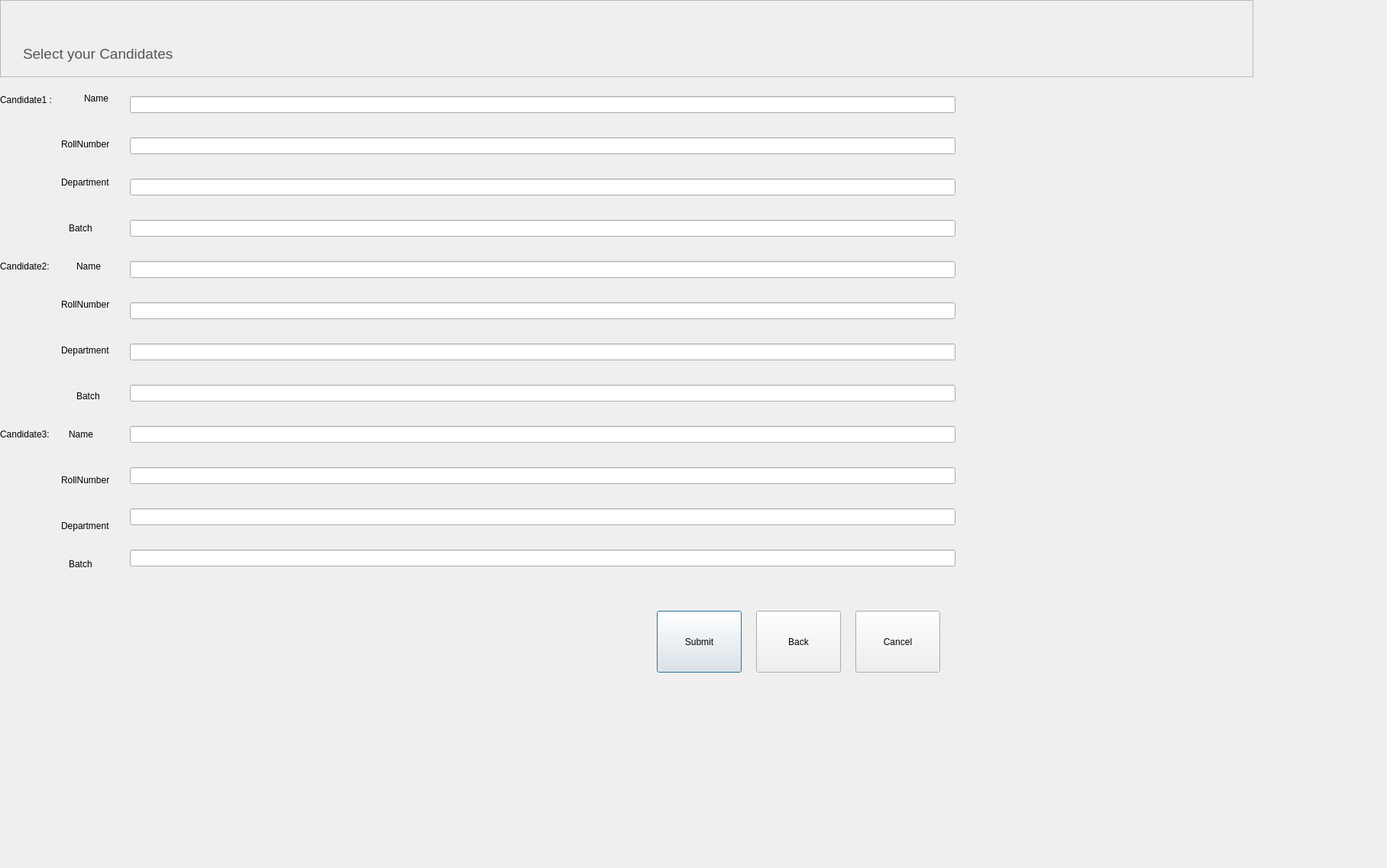
<?xml version="1.0" encoding="UTF-8"?>
<ui version="4.0">
 <class>CandidatesInformationInput</class>
 <widget class="QDialog" name="CandidatesInformationInput">
  <property name="geometry">
   <rect>
    <x>0</x>
    <y>0</y>
    <width>1816</width>
    <height>1137</height>
   </rect>
  </property>
  <property name="windowTitle">
   <string>Dialog</string>
  </property>
  <widget class="QLabel" name="label">
   <property name="geometry">
    <rect>
     <x>0</x>
     <y>120</y>
     <width>91</width>
     <height>21</height>
    </rect>
   </property>
   <property name="text">
    <string>Candidate1 :</string>
   </property>
  </widget>
  <widget class="QLabel" name="label_2">
   <property name="geometry">
    <rect>
     <x>0</x>
     <y>340</y>
     <width>82</width>
     <height>17</height>
    </rect>
   </property>
   <property name="text">
    <string>Candidate2:</string>
   </property>
  </widget>
  <widget class="QPushButton" name="pushButton">
   <property name="geometry">
    <rect>
     <x>860</x>
     <y>800</y>
     <width>111</width>
     <height>81</height>
    </rect>
   </property>
   <property name="text">
    <string>Submit</string>
   </property>
  </widget>
  <widget class="QPushButton" name="pushButton_2">
   <property name="geometry">
    <rect>
     <x>1120</x>
     <y>800</y>
     <width>111</width>
     <height>81</height>
    </rect>
   </property>
   <property name="text">
    <string>Cancel</string>
   </property>
  </widget>
  <widget class="QLabel" name="label_3">
   <property name="geometry">
    <rect>
     <x>0</x>
     <y>560</y>
     <width>82</width>
     <height>17</height>
    </rect>
   </property>
   <property name="text">
    <string>Candidate3:</string>
   </property>
  </widget>
  <widget class="QLabel" name="label_5">
   <property name="geometry">
    <rect>
     <x>110</x>
     <y>120</y>
     <width>41</width>
     <height>17</height>
    </rect>
   </property>
   <property name="text">
    <string>Name</string>
   </property>
  </widget>
  <widget class="QLabel" name="label_6">
   <property name="geometry">
    <rect>
     <x>80</x>
     <y>180</y>
     <width>82</width>
     <height>17</height>
    </rect>
   </property>
   <property name="text">
    <string>RollNumber</string>
   </property>
  </widget>
  <widget class="QLabel" name="label_7">
   <property name="geometry">
    <rect>
     <x>80</x>
     <y>230</y>
     <width>84</width>
     <height>17</height>
    </rect>
   </property>
   <property name="text">
    <string>Department</string>
   </property>
  </widget>
  <widget class="QLabel" name="label_8">
   <property name="geometry">
    <rect>
     <x>100</x>
     <y>340</y>
     <width>41</width>
     <height>17</height>
    </rect>
   </property>
   <property name="text">
    <string>Name</string>
   </property>
  </widget>
  <widget class="QLabel" name="label_9">
   <property name="geometry">
    <rect>
     <x>80</x>
     <y>390</y>
     <width>82</width>
     <height>17</height>
    </rect>
   </property>
   <property name="text">
    <string>RollNumber</string>
   </property>
  </widget>
  <widget class="QLabel" name="label_10">
   <property name="geometry">
    <rect>
     <x>80</x>
     <y>450</y>
     <width>84</width>
     <height>17</height>
    </rect>
   </property>
   <property name="text">
    <string>Department</string>
   </property>
  </widget>
  <widget class="QLabel" name="label_11">
   <property name="geometry">
    <rect>
     <x>90</x>
     <y>560</y>
     <width>41</width>
     <height>17</height>
    </rect>
   </property>
   <property name="text">
    <string>Name</string>
   </property>
  </widget>
  <widget class="QLabel" name="label_12">
   <property name="geometry">
    <rect>
     <x>80</x>
     <y>620</y>
     <width>82</width>
     <height>17</height>
    </rect>
   </property>
   <property name="text">
    <string>RollNumber</string>
   </property>
  </widget>
  <widget class="QLabel" name="label_13">
   <property name="geometry">
    <rect>
     <x>80</x>
     <y>680</y>
     <width>84</width>
     <height>17</height>
    </rect>
   </property>
   <property name="text">
    <string>Department</string>
   </property>
  </widget>
  <widget class="QWidget" name="gridLayoutWidget">
   <property name="geometry">
    <rect>
     <x>170</x>
     <y>100</y>
     <width>1081</width>
     <height>671</height>
    </rect>
   </property>
   <layout class="QGridLayout" name="gridLayout">
    <item row="0" column="0">
     <widget class="QLineEdit" name="Candidate1Name"/>
    </item>
    <item row="10" column="0">
     <widget class="QLineEdit" name="Candidate2RollNumber"/>
    </item>
    <item row="12" column="0">
     <widget class="QLineEdit" name="Candidate2Batch"/>
    </item>
    <item row="15" column="0">
     <widget class="QLineEdit" name="Candidate3RollNumber"/>
    </item>
    <item row="6" column="0">
     <widget class="QLineEdit" name="Candidate1Batch"/>
    </item>
    <item row="16" column="0">
     <widget class="QLineEdit" name="Candidate3Department"/>
    </item>
    <item row="11" column="0">
     <widget class="QLineEdit" name="Candidate2Department"/>
    </item>
    <item row="14" column="0">
     <widget class="QLineEdit" name="Candidate3Name"/>
    </item>
    <item row="7" column="0">
     <widget class="QLineEdit" name="Candidate2Name"/>
    </item>
    <item row="17" column="0">
     <widget class="QLineEdit" name="Candidate3Batch"/>
    </item>
    <item row="3" column="0">
     <widget class="QLineEdit" name="Candidate1RollNumber"/>
    </item>
    <item row="5" column="0">
     <widget class="QLineEdit" name="Candidate1Department"/>
    </item>
   </layout>
  </widget>
  <widget class="QLabel" name="label_14">
   <property name="geometry">
    <rect>
     <x>90</x>
     <y>290</y>
     <width>67</width>
     <height>17</height>
    </rect>
   </property>
   <property name="text">
    <string>Batch</string>
   </property>
  </widget>
  <widget class="QLabel" name="label_15">
   <property name="geometry">
    <rect>
     <x>100</x>
     <y>510</y>
     <width>67</width>
     <height>17</height>
    </rect>
   </property>
   <property name="text">
    <string>Batch</string>
   </property>
  </widget>
  <widget class="QLabel" name="label_16">
   <property name="geometry">
    <rect>
     <x>90</x>
     <y>730</y>
     <width>67</width>
     <height>17</height>
    </rect>
   </property>
   <property name="text">
    <string>Batch</string>
   </property>
  </widget>
  <widget class="QPushButton" name="pushButton_3">
   <property name="geometry">
    <rect>
     <x>990</x>
     <y>800</y>
     <width>111</width>
     <height>81</height>
    </rect>
   </property>
   <property name="text">
    <string>Back</string>
   </property>
  </widget>
  <widget class="QFrame" name="frame">
   <property name="geometry">
    <rect>
     <x>0</x>
     <y>0</y>
     <width>1641</width>
     <height>101</height>
    </rect>
   </property>
   <property name="styleSheet">
    <string notr="true">background-image: url(:/img/Images/4b2a2a3bf5522767a4a6eab7d8feabdc.jpg);</string>
   </property>
   <property name="frameShape">
    <enum>QFrame::StyledPanel</enum>
   </property>
   <property name="frameShadow">
    <enum>QFrame::Raised</enum>
   </property>
   <widget class="QLabel" name="label_4">
    <property name="geometry">
     <rect>
      <x>30</x>
      <y>50</y>
      <width>251</width>
      <height>41</height>
     </rect>
    </property>
    <property name="font">
     <font>
      <pointsize>14</pointsize>
     </font>
    </property>
    <property name="text">
     <string>&lt;html&gt;&lt;head/&gt;&lt;body&gt;&lt;p&gt;&lt;span style=&quot; color:#555753;&quot;&gt;Select your Candidates&lt;/span&gt;&lt;/p&gt;&lt;/body&gt;&lt;/html&gt;</string>
    </property>
   </widget>
  </widget>
 </widget>
 <resources>
  <include location="resource.qrc"/>
 </resources>
 <connections>
  <connection>
   <sender>pushButton_2</sender>
   <signal>clicked()</signal>
   <receiver>CandidatesInformationInput</receiver>
   <slot>close()</slot>
   <hints>
    <hint type="sourcelabel">
     <x>926</x>
     <y>594</y>
    </hint>
    <hint type="destinationlabel">
     <x>1046</x>
     <y>633</y>
    </hint>
   </hints>
  </connection>
 </connections>
</ui>
